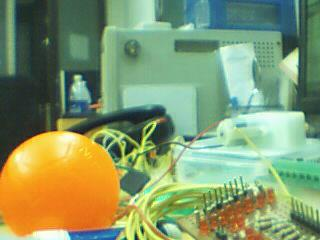
%> input picture Color Detection/abc.jpg, 320 x 240 px
$ octave main.m   (GNU Octave 9; MATLAB toolbox functions it lacks are replaced by stand-ins)
%> lines starting %> are read from the running program, lines starting %| are printed output that depends on the picture; in (x1, y1, x2, y2) boxes, pixels count from 0 and x2, y2 are one past the last pixel; in counts of white or black regions, pixels touching at a corner belong together; the program's own positions count from 1
clc;
close all;
imtool close all;
clear;
workspace;
fontSize = 14;
folder = 'foldername';
%Download this Image and keep it in a folder. Img - https://goo.gl/kXor1m
baseFileName = 'abc.jpg';
fullFileName = fullfile(folder, baseFileName);
if ~exist(fullFileName, 'file')
	fullFileName = baseFileName;
	if ~exist(fullFileName, 'file')
		errorMessage = sprintf('Error: %s does not exist.', fullFileName);
		uiwait(warndlg(errorMessage));
		return;
	end
end
rgbImage = imread(fullFileName);
%> rgbImage is the input picture: size 240x320x3 uint8; mean R, G, B 132, 152.5, 108.6
[rows columns numberOfColorBands] = size(rgbImage);
%> rows = 240; columns = 320; numberOfColorBands = 3
subplot(2, 4, 1);
imshow(rgbImage);
title('Original Color Image', 'FontSize', fontSize);
set(gcf, 'units','normalized','outerposition',[0 0 1 1]);
redChannel = rgbImage(:, :, 1);
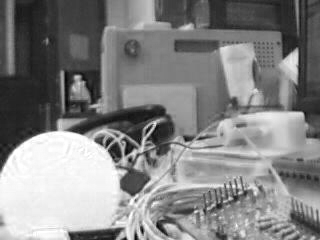
%> redChannel: size 240x320 uint8; min 1, max 255, mean 132
greenChannel = rgbImage(:, :, 2);
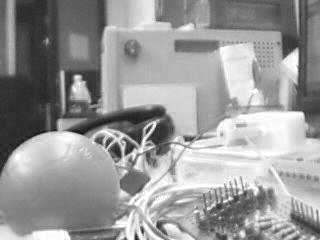
%> greenChannel: size 240x320 uint8; min 15, max 255, mean 152.5
blueChannel = rgbImage(:, :, 3);
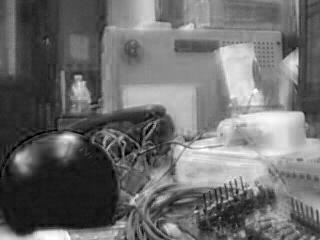
%> blueChannel: size 240x320 uint8; min 0, max 255, mean 108.6
subplot(2, 4, 2);
imshow(redChannel);
title('RedChannel Image', 'FontSize', fontSize);
subplot(2, 4, 3);
imshow(greenChannel);
title('Green Channel Image', 'FontSize', fontSize);
subplot(2, 4, 4);
imshow(blueChannel);
title('Blue Channel Image', 'FontSize', fontSize);
[pixelCount grayLevels] = imhist(redChannel);
%> pixelCount = 256 values, max 918 at index 128, min 0 at index 1, mean 300; grayLevels = 256 values from 0 to 255
subplot(2, 4, 6);
bar(pixelCount);
grid on;
title('Histogram of original image', 'FontSize', fontSize);
xlim([0 grayLevels(end)]);
[pixelCount grayLevels] = imhist(greenChannel);
%> pixelCount = 256 values, max 893 at index 183, min 0 at index 1, mean 300
subplot(2, 4, 7);
bar(pixelCount);
grid on;
title('Histogram of original image', 'FontSize', fontSize);
xlim([0 grayLevels(end)]); [pixelCount grayLevels] = imhist(blueChannel);
%> after `[pixelCount grayLevels] = imhist(blueChannel)`: pixelCount = 256 values, max 1201 at index 27, min 4 at index 3, mean 300
subplot(2, 4, 8);
bar(pixelCount);
grid on;
title('Histogram of original image', 'FontSize', fontSize);
xlim([0 grayLevels(end)]);
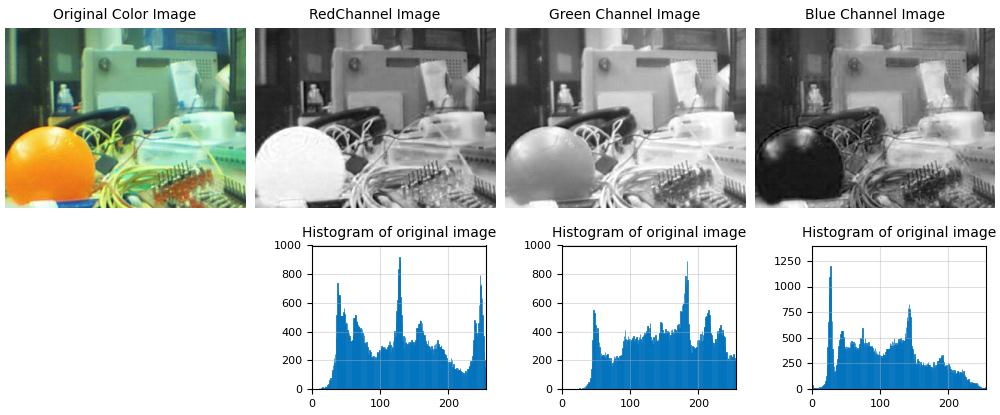
%> figure redrawn from the program's plot data, 7 panels
[EDIT]
%> (this line was passed over: EDIT is not available in this run)
redMask = (redChannel > 190) & (greenChannel < 150) & (blueChannel < 90);
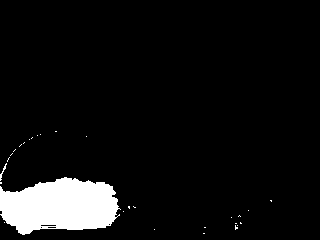
%> redMask: size 240x320 logical; 6.8% white; 29 white regions (27 under 20 px), largest, box (x1, y1, x2, y2) and area: (0, 177, 121, 235) 5126, (0, 163, 7, 181) 31
redMask = imfill(redMask, 'holes');
%> redMask: size 240x320 logical; 6.8% white; 29 white regions (27 under 20 px), largest, box (x1, y1, x2, y2) and area: (0, 177, 121, 235) 5151, (0, 163, 7, 181) 31
greenMask = (redChannel < 167) & (greenChannel > 160) & (blueChannel < 150);
%> greenMask: size 240x320 logical; 16.4% white; 280 white regions (245 under 20 px), largest, box (x1, y1, x2, y2) and area: (97, 0, 284, 126) 7518, (251, 161, 320, 240) 1391, (145, 183, 226, 237) 1079
greenMask = imfill(greenMask, 'holes');
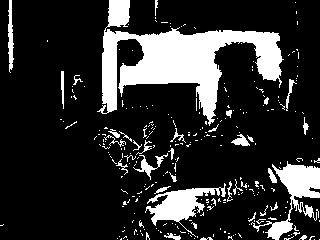
%> greenMask: size 240x320 logical; 18.4% white; 278 white regions (242 under 20 px), largest, box (x1, y1, x2, y2) and area: (97, 0, 284, 126) 8362, (251, 161, 320, 240) 1710, (145, 183, 226, 237) 1444
blueMask = (redChannel < 120) & (greenChannel > 60) & (greenChannel < 130) & (blueChannel> 100);
%> blueMask: size 240x320 logical; 4.8% white; 110 white regions (101 under 20 px), largest, box (x1, y1, x2, y2) and area: (208, 0, 297, 36) 2279, (69, 229, 123, 240) 385, (169, 0, 195, 26) 276
blueMask = imfill(blueMask, 'holes');
%> blueMask: size 240x320 logical; 5.4% white; 110 white regions (101 under 20 px), largest, box (x1, y1, x2, y2) and area: (208, 0, 297, 36) 2580, (69, 229, 123, 240) 453, (169, 0, 195, 26) 276
figure;
set(gcf, 'units','normalized','outerposition',[0 0 1 1]);
subplot(2, 3, 1);
imshow(redMask);
title('Red Mask', 'FontSize', fontSize);
subplot(2, 3, 2);
imshow(greenMask);
title('Green Mask', 'FontSize', fontSize);
subplot(2, 3, 3);
imshow(blueMask);
title('Blue Mask', 'FontSize', fontSize);
maskedRgbImage = bsxfun(@times, rgbImage, cast(redMask,class(rgbImage)));
subplot(2, 3, 4);
imshow(maskedRgbImage);
maskedRgbImage = bsxfun(@times, rgbImage, cast(greenMask,class(rgbImage)));
subplot(2, 3, 5);
imshow(maskedRgbImage);
maskedRgbImage = bsxfun(@times, rgbImage, cast(blueMask,class(rgbImage)));
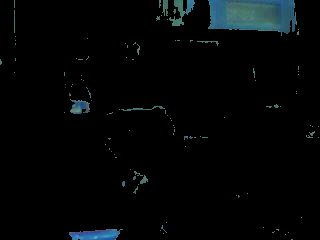
%> maskedRgbImage: size 240x320x3 uint8; mean R, G, B 3.2, 5.8, 6.5
subplot(2, 3, 6);
imshow(maskedRgbImage);
